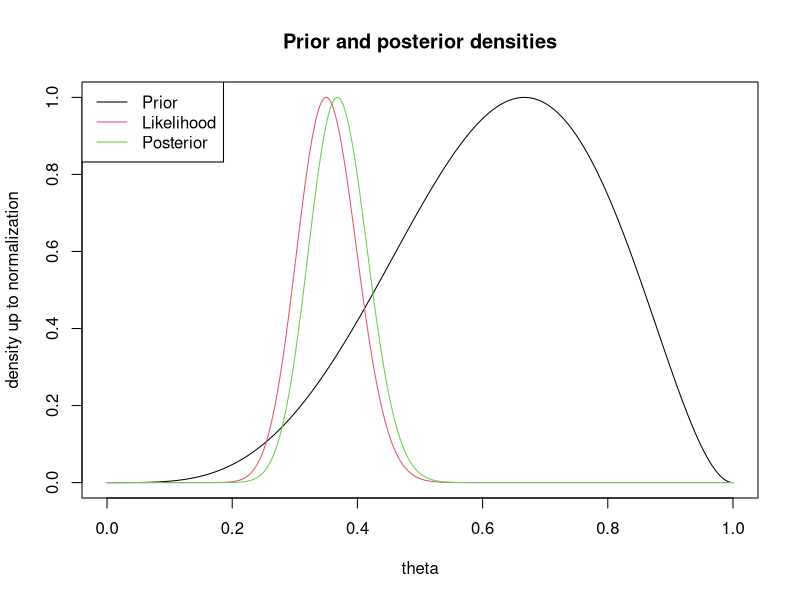
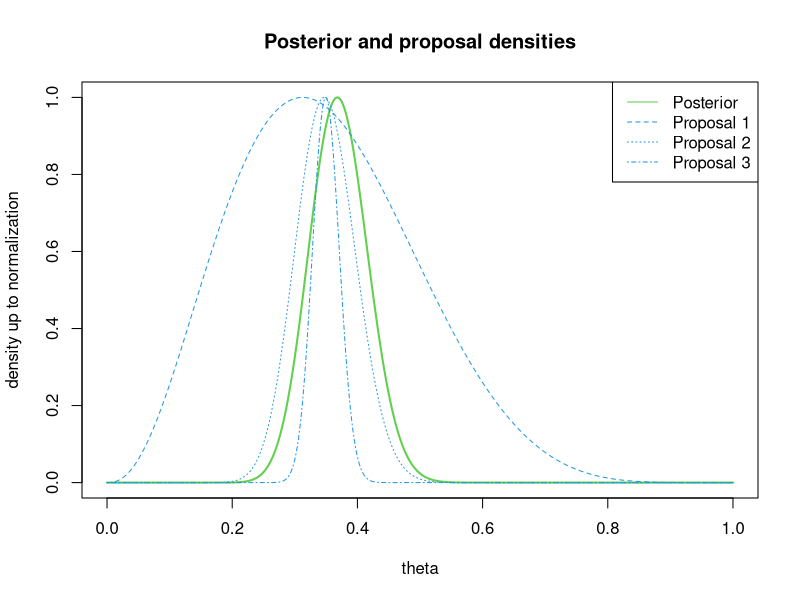
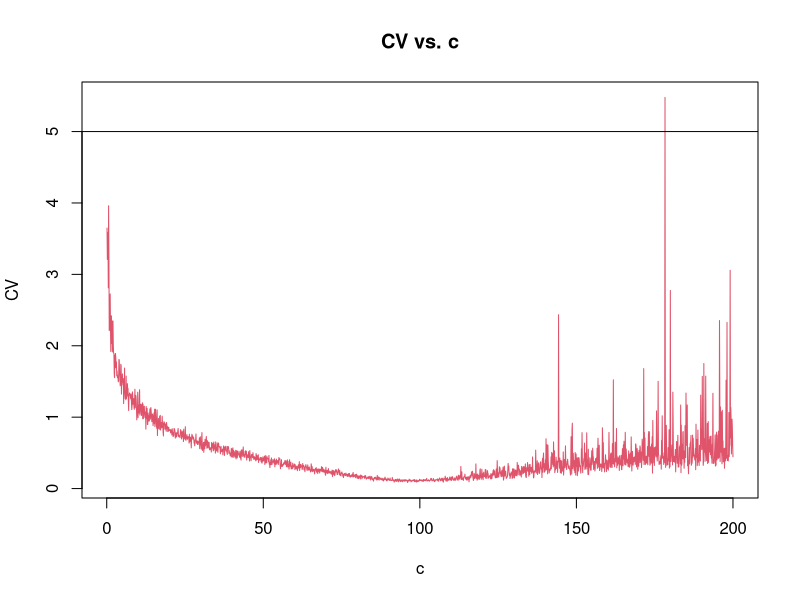
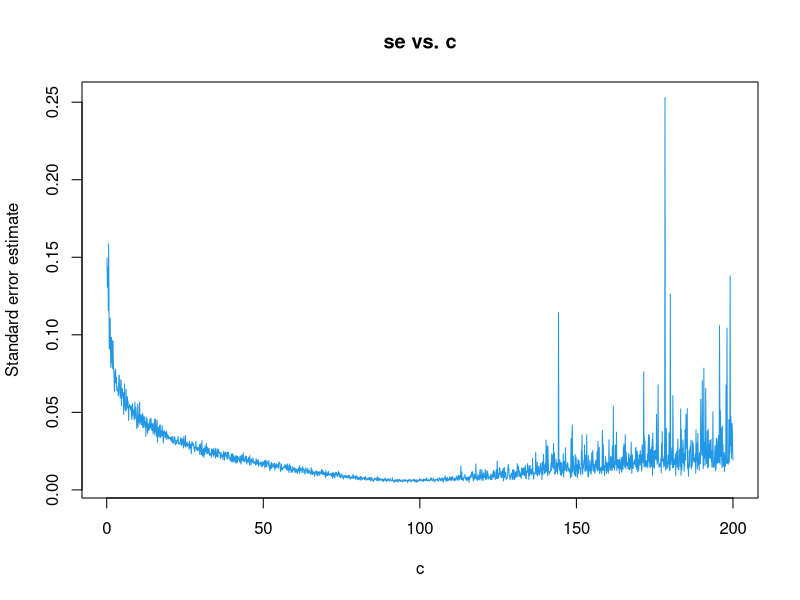

Reproduce these figures in R, in order. (Note: this script raises an error after producing the figures.)
## ---- chunk 1
exp(-1000)/(exp(-1000)+exp(-1001))
## ---- chunk 2
1/(1+exp(-1))
## ---- chunk 3
log.prior <-  function(theta) {
  4 * log(theta) + 2 * log(1 - theta)
}

log.likelihood <-  function(data, theta) {
  n <- length(data)
  sum(data) * log(theta) + n * (10 - mean(data)) * log(1 - theta)
}

log.posterior <-  function(data, theta) {
  log.prior(theta) + log.likelihood(data, theta)
}

log.g <- function(data, theta, C) {
   dbeta(theta, C * mean(data), C * (10 - mean(data)), log = TRUE)
}

data = rbinom(10, 10, .4)

theta.seq <- seq(0,1,0.001)
log.prior.eval <- log.prior(theta.seq)
log.likelihood.eval <- log.likelihood(data, theta.seq)
log.posterior.eval <- log.posterior(data, theta.seq)

plot(theta.seq, exp(log.prior.eval-max(log.prior.eval)),
     type = 'l', xlab = "theta", ylab = "density up to normalization",
     main = "Prior and posterior densities")
lines(theta.seq, exp(log.likelihood.eval-max(log.likelihood.eval)), col = 2)
lines(theta.seq, exp(log.posterior.eval-max(log.posterior.eval)), col = 3)
legend("topleft", legend = c("Prior", "Likelihood", "Posterior"),
       lty = 1, col = c(1:3))

C.choice1 <- 1
C.choice2 <- 10
C.choice3 <- 50
log.g1.eval <- log.g(data, theta.seq, C.choice1)
log.g2.eval <- log.g(data, theta.seq, C.choice2)
log.g3.eval <- log.g(data, theta.seq, C.choice3)

plot(theta.seq, exp(log.posterior.eval-max(log.posterior.eval)),
     type = 'l', xlab = "theta", ylab = "density up to normalization",
     main = "Posterior and proposal densities", col = 3, lwd = 2)
lines(theta.seq, exp(log.g1.eval-max(log.g1.eval)), col = 4, lty = 2)
lines(theta.seq, exp(log.g2.eval-max(log.g2.eval)), col = 4, lty = 3)
lines(theta.seq, exp(log.g3.eval-max(log.g3.eval)), col = 4, lty = 4)

legend("topright", legend = c("Posterior", "Proposal 1", "Proposal 2", "Proposal 3"),
       lty = 1:4, col = c(3,4,4,4))

## ---- chunk 4
# X is the data, res is the number of monte carlo samples,
# C is the tuning parameter for the g distribution
IS <- function(X, C, n)
{
  # sample size
  n <- length(X)
  # log posterior derived above
  log.posterior <-  function(theta) {
    (sum(X) + 4) * log(theta) + (n * (10 - mean(X)) + 2) * log(1 - theta)
  }
  # log trial (proposal) density, g
  log.g <- function(theta) {
    dbeta(theta, C * mean(X), C * (10 - mean(X)), log = TRUE)
  }
  
  # log importance function
  log.w <- function(theta) {
    log.posterior(theta) - log.g(theta)
  }
  
  # generate from the trial (proposal) distribution
  U <- rbeta(n, C * mean(X), C * (10 - mean(X)))
  
  # calculate the list of log.w values
  LP <- log.w(U)
  
  # factor out the largest value to prevent numerical underflow
  w <- max(LP)
  LP <- LP - w
  
  # importance sampling estimate
  I <- mean(exp(LP) * U) / mean(exp(LP))
  
  # calculate CV
  CV <- sqrt( var( exp(LP) / mean(exp(LP) ) ) )
  
  # calculate s.e. of the IS estimate
  Z = exp(LP) * U / mean(exp(LP))
  sig.sq <- var( Z )
  se <- sqrt( sig.sq / n )
  
  # return the 95 percent confidence interval for the estimate
  return(list(lower = I - 1.96 * se, upper = I + 1.96 * se, CV = CV))
}

# Generate 100 binomial(10,.4) random variables
X = rbinom(100, 10, .4)

## calculate CV and var(E(theta|X))
## over a grid of values for alpha
C <- seq(.1, 200, length = 2000)
A <- matrix(0, 2000, 2)

for (j in 1:2000) {
  output <- IS(X, C[j], 1000)
  CV <- output$CV
  V <- (output$upper - output$lower) / 3.92
  A[j, ] <- c(CV, V)
}

# see where CV is low enough
plot(C, A[, 1], ylab = "CV", xlab = "c",
     main = "CV vs. c", col = 2, type = "l")
abline(h = 5)

# standard error estimates
plot(C, A[, 2], xlab = "c", ylab = "Standard error estimate",
     main = "se vs. c", col = 4, type = "l")
# The final confidence interval
IS(X, C[which.min(A[, 2])], 1000)[1:2]
## ---- chunk 5
x = sampledata[,1]
y = sampledata[,2]
n = length(x)

## calculate lambda-hat
lambda.hat = n / sum( x * y )

## specify bootstrap sample size
B = 10000

# storage for bootstrapped lambda.hat
lambda.hat.p.boot = c() 

## use parametric bootstrap for y
for (i in 1:B){
	y.sample = sapply(lambda.hat*x, FUN = function(x) rexp(1,x))
	lambda.hat.p.boot[i] = n / sum( x * y.sample )
}
# bias
mean(lambda.hat.p.boot)-lambda.hat
# variance
var(lambda.hat.p.boot)
# MSE
mean((lambda.hat.p.boot - lambda.hat)^2)

hist(lambda.hat.p.boot, breaks = 10, xlim = c(1, 4), main = "Parametric Boostrap estimtes")
abline(v = lambda.hat, lwd = 2, col = 2)
legend("topright", legend = "lambda.hat", col = 2, lwd = 2, border = F)
## ---- chunk 6
lambda.hat.np.boot = c() 
for (i in 1:B){
	sample.id = sample(n,size=n, replace=TRUE)
	lambda.hat.np.boot[i] = n/sum(x[sample.id]*y[sample.id])
}
# bias
mean(lambda.hat.np.boot)-lambda.hat
# variance
var(lambda.hat.np.boot)
# MSE
mean((lambda.hat.np.boot - lambda.hat)^2)

hist(lambda.hat.np.boot, breaks = 10, xlim = c(1, 4), main = "Non-parametric Boostrap estimtes")
abline(v = lambda.hat, lwd = 2, col = 2)
legend("topright", legend = "lambda.hat", col = 2, lwd = 2, border = F)
## ---- chunk 7
lambda.hat.p.np.boot = c()
for (i in 1:B){
	y.sample = c()
	x.sample = sample(x, size=n, replace=TRUE)
	y.sample = sapply(lambda.hat*x.sample, FUN = function(x) rexp(1,x))
	lambda.hat.p.np.boot[i] = n/sum(x.sample*y.sample)
}
# bias
mean(lambda.hat.p.np.boot)-lambda.hat
# variance
var(lambda.hat.p.np.boot)
# MSE
mean((lambda.hat.p.np.boot - lambda.hat)^2)

hist(lambda.hat.p.np.boot, breaks = 10, xlim = c(1, 4), main = "Boostrap estimtes under random design")
abline(v = lambda.hat, lwd = 2, col = 2)
legend("topright", legend = "lambda.hat", col = 2, lwd = 2, border = F)
